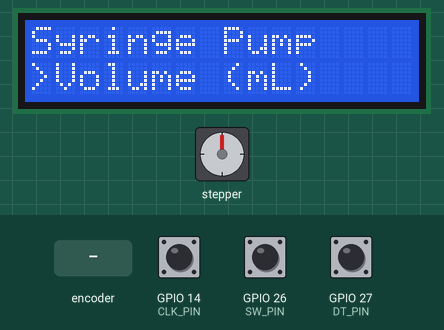
A sketch run on a simulated ESP32. On the bench: stepper motor, 16×2 character LCD. Wiring (inferred from the names in the program): stepper motor driver (200 steps per turn assumed): step GPIO 33; direction GPIO 32. Inputs (shaded band) come from the test bench; at power-on: GPIO 26 (SW_PIN) HIGH, GPIO 14 (CLK_PIN) HIGH, GPIO 27 (DT_PIN) HIGH.

Above: at 1.2 s.
1.3 s: rotary encoder on GPIO 14 (CLK_PIN) / GPIO 27 (DT_PIN) turned 3 steps (first pin leading)
At 1.55 s:
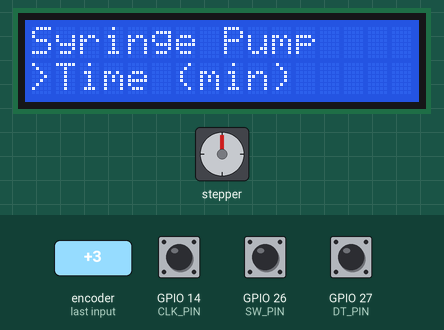
At 3.0 s:
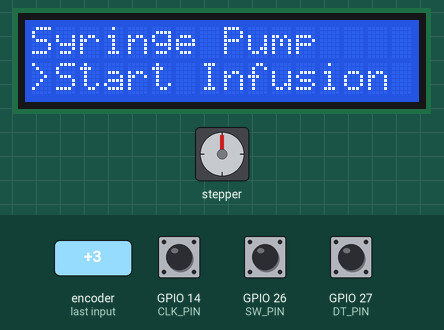
3.4 s: GPIO 26 (SW_PIN) pulled LOW for 0.15 s
At 3.58 s:
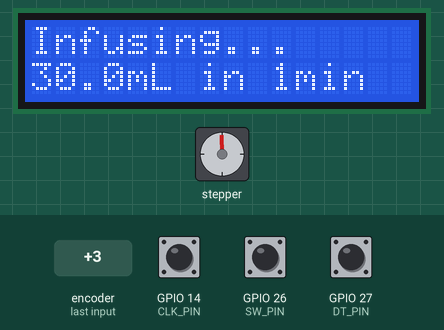
Timing chart, 0 to 18.3 s (numbered marks = the images above; inputs shaded):
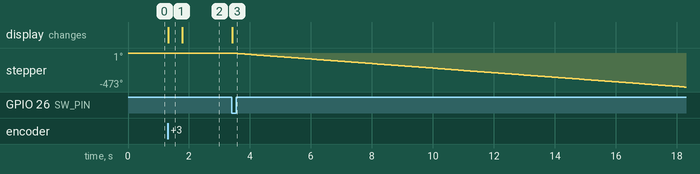

The sketch:

sketch_nov10a.ino
```cpp
#include <Wire.h>
#include <LiquidCrystal_I2C.h>

// --- PHYSICAL CALIBRATION CONSTANT (CRITICAL! ADJUST FOR YOUR SETUP!) ---
// This example is for:
// - A 50mL syringe with a ~30mm inner diameter.
// - An A4988 driver in FULL-STEP mode (MS pins disconnected).
// - A 200 step/rev motor.
// - An 8mm pitch leadscrew.
// Calculation: (200 steps_per_rev / 8 mm_per_rev) * (1.414 mm_plunger_travel_per_mL) = 35.35
#define STEPS_PER_ML 35.35

// --- Pin Definitions ---
#define STEP_PIN 33
#define DIR_PIN  32
#define CLK_PIN  14
#define DT_PIN   27
#define SW_PIN   26

// --- LCD I2C Setup ---
#define LCD_I2C_ADDRESS 0x27
LiquidCrystal_I2C lcd(LCD_I2C_ADDRESS, 16, 2);

// --- Encoder and State Variables ---
int lastClkState;
unsigned long lastInputTime = 0;
int menuState = 0; // 0 = main menu, 1 = editing a value

// --- Menu Items (Simplified) ---
const char* mainMenuItems[] = {"Volume (mL)", "Time (min)", "Start Infusion"};
const int mainMenuItemCount = 3;
int currentMenuItem = 0;

// --- Value Storage ---
float volumeToSet_mL = 30.0; // Default volume
int   timeToSet_min = 1;     // Default time

void setup() {
  Serial.begin(115200);
  lcd.init();
  lcd.backlight();

  pinMode(STEP_PIN, OUTPUT);
  pinMode(DIR_PIN, OUTPUT);
  pinMode(CLK_PIN, INPUT);
  pinMode(DT_PIN, INPUT);
  pinMode(SW_PIN, INPUT_PULLUP);

  lastClkState = digitalRead(CLK_PIN);
  drawMenu();
}

void loop() {
  handleEncoder();
}

void drawMenu() {
  lcd.clear();
  lcd.setCursor(0, 0);

  if (menuState == 0) { // In the Main Menu
    lcd.print("Syringe Pump");
    lcd.setCursor(0, 1);
    lcd.print(">");
    lcd.print(mainMenuItems[currentMenuItem]);
  } else if (menuState == 1) { // In Editing Mode
    lcd.print("Set ");
    lcd.print(mainMenuItems[currentMenuItem]);
    lcd.setCursor(0, 1);
    lcd.print("Value: ");
    if (currentMenuItem == 0) lcd.print(volumeToSet_mL, 1);
    if (currentMenuItem == 1) lcd.print(timeToSet_min);
  }
}

void handleEncoder() {
  unsigned long currentTime = millis();
  if (currentTime - lastInputTime < 400) return;

  if (digitalRead(SW_PIN) == LOW) {
    if (menuState == 0) {
      if (currentMenuItem == 2) { // "Start Infusion" is selected
        runInfusion();
      } else {
        menuState = 1; // Enter editing mode for Volume or Time
      }
    } else {
      menuState = 0; // Exit editing mode
    }
    drawMenu();
    lastInputTime = currentTime + 300;
    return;
  }

  int currentClkState = digitalRead(CLK_PIN);
  if (currentClkState != lastClkState) {
    bool movedRight = (digitalRead(DT_PIN) != currentClkState);
    if (menuState == 0) {
      if (movedRight) currentMenuItem = (currentMenuItem + 1) % mainMenuItemCount;
      else currentMenuItem = (currentMenuItem - 1 + mainMenuItemCount) % mainMenuItemCount;
    } else {
      if (currentMenuItem == 0) {
        if (movedRight) volumeToSet_mL += 1;
        else volumeToSet_mL -= 1;
        if (volumeToSet_mL < 0) volumeToSet_mL = 0;
      }
      if (currentMenuItem == 1) {
        if (movedRight) timeToSet_min += 1;
        else timeToSet_min -= 1;
        if (timeToSet_min < 1) timeToSet_min = 1;
      }
    }
    drawMenu();
    lastInputTime = currentTime;
  }
  lastClkState = currentClkState;
}

void runInfusion() {
  long totalSteps = round(volumeToSet_mL * STEPS_PER_ML);
  unsigned long totalTime_us = (unsigned long)timeToSet_min * 60 * 1000000;

  if (totalSteps <= 0 || totalTime_us <= 0) {
    lcd.clear(); lcd.print("Invalid values!"); delay(2000); return;
  }

  int speedDelay = totalTime_us / (totalSteps * 2);

  lcd.clear();
  lcd.print("Infusing...");
  lcd.setCursor(0, 1);
  lcd.print(String(volumeToSet_mL, 1) + "mL in " + String(timeToSet_min) + "min");

  digitalWrite(DIR_PIN, LOW); // Set direction to dispense fluid

  stepMotor(totalSteps, speedDelay);

  lcd.clear(); lcd.print("Infusion"); lcd.setCursor(0,1); lcd.print("Complete!"); delay(3000);
}

void stepMotor(long steps, int delayVal) {
  for (long i = 0; i < steps; i++) {
    digitalWrite(STEP_PIN, HIGH);
    delayMicroseconds(delayVal);
    digitalWrite(STEP_PIN, LOW);
    delayMicroseconds(delayVal);
  }
}
```

Measured:
- after the input at 1.3 s, the display: changes at once (image 1)
- after the input at 3.4 s, stepper: keeps turning counter-clockwise at about 32°/s, starting at once; the display: changes at once (image 3)
